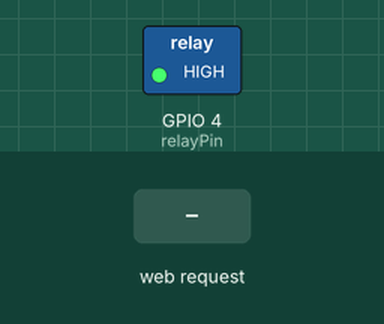
Recording of a sketch running on a simulated ESP32-S3. Parts: switched loads named in the sketch (green lamp = pin HIGH). The inputs (shaded band) are chosen by the test bench. WiFi joins after 1.5 s; servers stay silent unless stated; what the sketch prints to the serial monitor is not drawn.

Above: at 3.0 s.
3.1 s: HTTP request GET /open received
At 3.25 s:
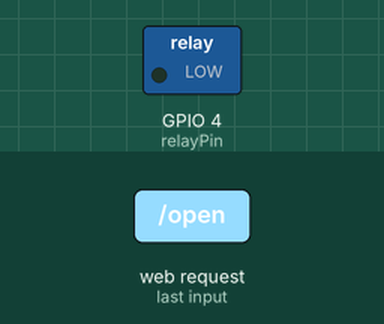
Timing chart, 0 to 6.1 s (numbered marks = the images above; inputs shaded):
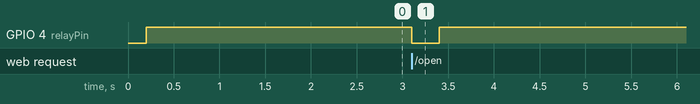

The sketch:

esp32s3_with_mac_adress.ino
```cpp
/*
  ESP32-S3 Relay Pulse Trigger
  ----------------------------
  GET http://10.130.48.16/open  -> pulses relay (simulasi tekan tombol)

  Dirancang tangguh:
  - Pakai WebServer (bukan raw socket) -> parsing HTTP jauh lebih aman & tidak gampang hang
  - WiFi auto-reconnect non-blocking (tidak pernah delay() di loop)
  - Watchdog timer -> kalau kode macet, ESP32 auto-reset sendiri
  - Static IP dengan retry, tidak pernah stuck di while(true)
  - Semua state pakai millis(), tidak ada delay() blocking di loop()
*/

#include <WiFi.h>
#include <WebServer.h>
#include "esp_task_wdt.h"
#include <esp_mac.h> // Library bawaan untuk baca eFuse MAC Address secara langsung

// ===== WIFI CONFIG =====
const char* ssid     = "IDF_WirelessTAB";
const char* password = "BeldenCAT6";

IPAddress local_IP (10, 130, 48, 13);
IPAddress gateway  (10, 130, 48, 5);
IPAddress subnet   (255, 255, 255, 0);
IPAddress primaryDNS(10, 126, 48, 1);

WebServer server(80);

// ===== RELAY / PULSE SETTINGS =====
const int relayPin = 4;                 // sesuaikan pin ESP32-S3 yang dipakai
const unsigned long pulseDuration = 300; // ms, lama relay aktif
const unsigned long triggerDelay  = 1000; // ms, jeda minimum antar trigger (debounce)

bool relayActive = false;
unsigned long pulseStart   = 0;
unsigned long lastTrigger = 0;

// ===== WIFI RECONNECT STATE =====
unsigned long lastWifiCheck = 0;
const unsigned long wifiCheckInterval = 3000; // cek tiap 3 detik
unsigned long wifiDownSince = 0;

// ===== WATCHDOG =====
const uint32_t WDT_TIMEOUT_S = 8; // detik

// ---------------------------------------------------------
// Fungsi khusus membaca MAC Address langsung dari eFuse hardware
void printMacAddress() {
  uint8_t mac[6];
  if (esp_read_mac(mac, ESP_MAC_WIFI_STA) == ESP_OK) {
    Serial.printf("[INFO] MAC Address ESP32-S3: %02X:%02X:%02X:%02X:%02X:%02X\n",
                  mac[0], mac[1], mac[2], mac[3], mac[4], mac[5]);
  } else {
    Serial.println("[ERROR] Gagal membaca MAC Address!");
  }
}

// ---------------------------------------------------------
void triggerRelay() {
  unsigned long now = millis();
  if (!relayActive && (now - lastTrigger > triggerDelay)) {
    digitalWrite(relayPin, LOW);   // tekan tombol (active LOW)
    relayActive  = true;
    pulseStart   = now;
    lastTrigger  = now;
    Serial.println("[RELAY] PULSE START");
  } else {
    Serial.println("[RELAY] BLOCKED (debounce)");
  }
}

void handleOpen() {
  triggerRelay();
  server.sendHeader("Connection", "close");
  server.send(200, "text/plain", "OK");
}

void handleRoot() {
  server.sendHeader("Connection", "close");
  server.send(200, "text/plain", "ESP32-S3 Relay Controller Ready");
}

void handleNotFound() {
  server.sendHeader("Connection", "close");
  server.send(404, "text/plain", "Not Found");
}

// ---------------------------------------------------------
bool connectWiFi() {
  WiFi.mode(WIFI_STA);
  WiFi.config(local_IP, gateway, subnet, primaryDNS);
  WiFi.setSleep(false);              // penting: matikan WiFi power-save biar gak lag
  WiFi.begin(ssid, password);

  Serial.print("[WIFI] Connecting");
  unsigned long start = millis();
  while (WiFi.status() != WL_CONNECTED && millis() - start < 15000) {
    Serial.print(".");
    delay(200); // hanya dipakai saat setup(), bukan di loop()
    esp_task_wdt_reset();
  }
  Serial.println();

  if (WiFi.status() == WL_CONNECTED) {
    Serial.print("[WIFI] Connected, IP: ");
    Serial.println(WiFi.localIP());
    return true;
  } else {
    Serial.println("[WIFI] Connect failed, will retry in loop()");
    return false;
  }
}

// ---------------------------------------------------------
void setup() {
  Serial.begin(115200);
  delay(200); // Tambah jeda sedikit agar Serial stabil

  // Cetak MAC Address langsung dari eFuse hardware
  printMacAddress();

  pinMode(relayPin, OUTPUT);
  digitalWrite(relayPin, HIGH); // OFF (active LOW)

  // Watchdog re-configuration
  esp_task_wdt_config_t wdt_config = {
    .timeout_ms = WDT_TIMEOUT_S * 1000,
    .idle_core_mask = (1 << portNUM_PROCESSORS) - 1,
    .trigger_panic = true
  };
  esp_task_wdt_reconfigure(&wdt_config);
  esp_task_wdt_add(NULL);

  connectWiFi();

  server.on("/", handleRoot);
  server.on("/open", handleOpen);
  server.onNotFound(handleNotFound);
  server.begin();
  Serial.println("[HTTP] Server started");
}

// ---------------------------------------------------------
void loop() {
  esp_task_wdt_reset(); // kasih tanda "masih hidup" ke watchdog

  server.handleClient();

  // ===== AUTO LEPAS RELAY (non-blocking) =====
  if (relayActive && (millis() - pulseStart >= pulseDuration)) {
    digitalWrite(relayPin, HIGH); // lepas tombol
    relayActive = false;
    Serial.println("[RELAY] RELEASED");
  }

  // ===== NON-BLOCKING WIFI WATCHDOG =====
  unsigned long now = millis();
  if (now - lastWifiCheck >= wifiCheckInterval) {
    lastWifiCheck = now;
    if (WiFi.status() != WL_CONNECTED) {
      if (wifiDownSince == 0) {
        wifiDownSince = now;
        Serial.println("[WIFI] Lost connection, retrying...");
      }
      WiFi.disconnect();
      WiFi.begin(ssid, password); // non-blocking reconnect attempt

      // Kalau lebih dari 30 detik gak konek-konek, restart total sebagai fallback
      if (now - wifiDownSince > 30000) {
        Serial.println("[WIFI] Down too long, restarting ESP32...");
        ESP.restart();
      }
    } else {
      wifiDownSince = 0;
    }
  }
}
```

Measured:
- after the input at 3.1 s, GPIO 4 (relayPin): HIGH → LOW at once, → HIGH 0.30 s later
